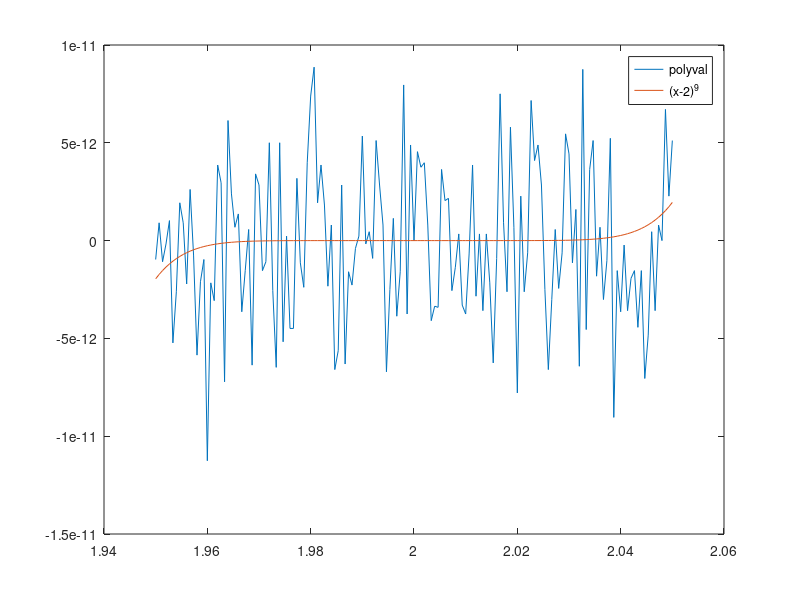

Write MATLAB code to recreate this figure. (Note: this script raises an error after producing the figure.)
%%% 1 %%%
x = 2;
while x>1
    x = x/2;
end
disp(x);

% clc;
% clear;

x = 2;
while x+1>1
    x = x/2;
end
disp(x==eps/2);

%%% 2 %%%

x = linspace(1.95,2.05,151);

%syms z;
%f(z)=expand((z-2)^9);
% then use f(1.9);

p = [1, -18, 144, -672, 2016, -4032, 5376, -4608, 2304, -512];

a1 = polyval(p,x);
a2 = (x-2).^9;
f = figure();
plot(x,a1);
hold on;
plot(x,a2);
legend('polyval','(x-2)^9');
hold off;
close(f);

% Round off error, exact reason ask prof

for n=4:6
    A = magic(n);
    [V,D] = eig(A);
    disp(max(eig(A)));
    disp(max(diag(D)));
    [U,T]=schur(A);
    disp(T);
    %disp(A*U);
    %disp(U*T);
end

%%% 4 %%%

% eigshow
% eigshow()
% elliptical path

%%% 5 %%%

%imagesvd
%imagesvd('satya.jpg');
% Initially visual quality increases with rank
% But after certain rank, we cannot see much change in quality

%%% 6 %%%
A = gallery(5);
B = A^5;
disp(eig(B));
e = eig(A);
disp(e);
plot(real(e),imag(e),'r*',0,0,'ko');
axis(.1*[-1 1 -1 1]);
axis square;
hold on;

% e = eig(A+eps*rand(5,5).*A);plot(real(e),imag(e),'b*',0,0,'ko');

e = eig(A+eps*rand(5,5).*A);